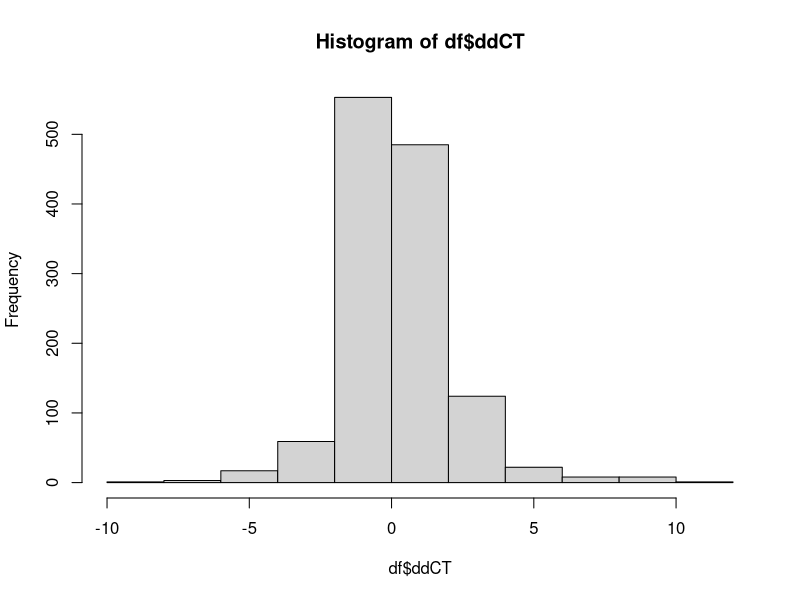

This chart was generated by the following R code: (Note: this script raises an error after producing the figure.)
## ---- chunk 1
set.seed(123)
df <- read.csv("ddCT.csv")



hist(df$ddCT)

df$Salinity <- gsub(6, "6 PSU", df$Salinity)
df$Salinity <- gsub(10, "10 PSU", df$Salinity)
df$Salinity <- factor(df$Salinity,  levels = c("6 PSU", "10 PSU"))
set.seed(123)

df$Chemical <- factor(df$Chemical,  levels = c("Control", "Bifenthrin", "Cyfluthrin", "Cyhalothrin"))
set.seed(123)
#1
arx_6_0 <- aov(ddCT ~ Chemical, df %>% filter(Salinity == "6 PSU", Generation == 0, Gene == "arx"))
summary(arx_6_0)
DunnettTest(ddCT ~ as.factor(Chemical), df %>% filter(Salinity == "6 PSU", Generation == 0, Gene == "arx"))
#2
HSD17_6_0 <- aov(ddCT ~ Chemical, df %>% filter(Salinity == "6 PSU", Generation == 0, Gene == "17bHSD"))
summary(HSD17_6_0)
DunnettTest(ddCT ~ as.factor(Chemical), df %>% filter(Salinity == "6 PSU", Generation == 0, Gene == "17bHSD"))
#3
igf2_6_0 <- aov(ddCT ~ Chemical, df %>% filter(Salinity == "6 PSU", Generation == 0, Gene == "igf2"))
summary(igf2_6_0)
#4
atp1_6_0 <- aov(ddCT ~ Chemical, df %>% filter(Salinity == "6 PSU", Generation == 0, Gene == "atp1"))
summary(atp1_6_0)
DunnettTest(ddCT ~ Chemical, df %>% filter(Salinity == "6 PSU", Generation == 0, Gene == "atp1"))
#5
atp2_6_0 <- aov(ddCT ~ Chemical, df %>% filter(Salinity == "6 PSU", Generation == 0, Gene == "atp2"))
summary(atp2_6_0)
#6
cyp1a1_6_0 <- aov(ddCT ~ Chemical, df %>% filter(Salinity == "6 PSU", Generation == 0, Gene == "cyp1a1"))
summary(cyp1a1_6_0)
#7
rps6_6_0 <- aov(ddCT ~ Chemical, df %>% filter(Salinity == "6 PSU", Generation == 0, Gene == "rps6"))
summary(rps6_6_0)
DunnettTest(ddCT ~ Chemical, df %>% filter(Salinity == "6 PSU", Generation == 0, Gene == "rps6"))
#8
dnmt3_6_0 <- aov(ddCT ~ Chemical, df %>% filter(Salinity == "6 PSU", Generation == 0, Gene == "dnmt3"))
summary(dnmt3_6_0)
#9
esr_6_0 <- aov(ddCT ~ Chemical, df %>% filter(Salinity == "6 PSU", Generation == 0, Gene == "esr"))
summary(esr_6_0)


df %>% filter(Gene == "cyp1a1", Chemical == "Control") %>%
  t_test(ddCT ~ (Salinity)) %>%
  adjust_pvalue(method = "bonferroni") %>%
  add_significance("p.adj")
## ---- chunk 2
set.seed(123)
df <- read.csv("ddCT.csv")

df$Salinity <- gsub("6", "6 PSU", df$Salinity)

df$Chemical <- factor(df$Chemical,  levels = c("Control", "Bifenthrin", "Cyfluthrin", "Cyhalothrin"))

#1
arx_10_0 <- aov(ddCT ~ Chemical, df %>% filter(Salinity == 10, Generation == 0, Gene == "arx"))
summary(arx_10_0)
DunnettTest(ddCT ~ as.factor(Chemical), df %>% filter(Salinity == 10, Generation == 0, Gene == "arx"))
#2
HSD17_10_0 <- aov(ddCT ~ Chemical, df %>% filter(Salinity == 10, Generation == 0, Gene == "17bHSD"))
summary(HSD17_10_0)
#DunnettTest(ddCT ~ as.factor(Chemical), df %>% filter(Salinity == 10, Generation == 0, Gene == "17bHSD"))
#3
igf2_10_0 <- aov(ddCT ~ Chemical, df %>% filter(Salinity == 10, Generation == 0, Gene == "igf2"))
summary(igf2_10_0)
#4
atp1_10_0 <- aov(ddCT ~ Chemical, df %>% filter(Salinity == 10, Generation == 0, Gene == "atp1"))
summary(atp1_10_0)
#DunnettTest(ddCT ~ Chemical, df %>% filter(Salinity == 10, Generation == 0, Gene == "atp1"))
#5
atp2_10_0 <- aov(ddCT ~ Chemical, df %>% filter(Salinity == 10, Generation == 0, Gene == "atp2"))
summary(atp2_10_0)
DunnettTest(ddCT ~ Chemical, df %>% filter(Salinity == 10, Generation == 0, Gene == "atp2"))
#6
cyp1a1_10_0 <- aov(ddCT ~ Chemical, df %>% filter(Salinity == 10, Generation == 0, Gene == "cyp1a1"))
summary(cyp1a1_10_0)
#7
rps6_10_0 <- aov(ddCT ~ Chemical, df %>% filter(Salinity == 10, Generation == 0, Gene == "rps6"))
summary(rps6_10_0)
#DunnettTest(ddCT ~ Chemical, df %>% filter(Salinity == 10, Generation == 0, Gene == "rps6"))
#8
dnmt3_10_0 <- aov(ddCT ~ Chemical, df %>% filter(Salinity == 10, Generation == 0, Gene == "dnmt3"))
summary(dnmt3_10_0)
#9
esr_10_0 <- aov(ddCT ~ Chemical, df %>% filter(Salinity == 10, Generation == 0, Gene == "esr"))
summary(esr_10_0)

## ---- chunk 3
set.seed(123)
df <- read.csv("ddCT.csv")

df$Salinity <- gsub("6", "6 PSU", df$Salinity)

df$Chemical <- factor(df$Chemical,  levels = c("Control", "Bifenthrin", "Cyfluthrin", "Cyhalothrin"))

#1
arx_6_1 <- aov(ddCT ~ Chemical, df %>% filter(Salinity == "6 PSU", Generation == 1, Gene == "arx"))
summary(arx_6_1)
#DunnettTest(ddCT ~ as.factor(Chemical), df %>% filter(Salinity == "6 PSU", Generation == 1, Gene == "arx"))
#2
HSD17_6_1 <- aov(ddCT ~ Chemical, df %>% filter(Salinity == "6 PSU", Generation == 1, Gene == "17bHSD"))
summary(HSD17_6_1)
DunnettTest(ddCT ~ as.factor(Chemical), df %>% filter(Salinity == "6 PSU", Generation == 1, Gene == "17bHSD"))
#3
igf2_6_1 <- aov(ddCT ~ Chemical, df %>% filter(Salinity == "6 PSU", Generation == 1, Gene == "igf2"))
summary(igf2_6_1)
DunnettTest(ddCT ~ as.factor(Chemical), df %>% filter(Salinity == "6 PSU", Generation == 1, Gene == "igf2"))
#4
atp1_6_1 <- aov(ddCT ~ Chemical, df %>% filter(Salinity == "6 PSU", Generation == 1, Gene == "atp1"))
summary(atp1_6_1)
#DunnettTest(ddCT ~ Chemical, df %>% filter(Salinity == "6 PSU", Generation == 1, Gene == "atp1"))
#5
atp2_6_1 <- aov(ddCT ~ Chemical, df %>% filter(Salinity == "6 PSU", Generation == 1, Gene == "atp2"))
summary(atp2_6_1)
#6
cyp1a1_6_1 <- aov(ddCT ~ Chemical, df %>% filter(Salinity == "6 PSU", Generation == 1, Gene == "cyp1a1"))
summary(cyp1a1_6_1)
DunnettTest(ddCT ~ Chemical, df %>% filter(Salinity == "6 PSU", Generation == 1, Gene == "cyp1a1"))
#7
rps6_6_1 <- aov(ddCT ~ Chemical, df %>% filter(Salinity == "6 PSU", Generation == 1, Gene == "rps6"))
summary(rps6_6_1)
DunnettTest(ddCT ~ Chemical, df %>% filter(Salinity == "6 PSU", Generation == 1, Gene == "rps6"))
#8
dnmt3_6_1 <- aov(ddCT ~ Chemical, df %>% filter(Salinity == "6 PSU", Generation == 1, Gene == "dnmt3"))
summary(dnmt3_6_1)
#9
esr_6_1 <- aov(ddCT ~ Chemical, df %>% filter(Salinity == "6 PSU", Generation == 1, Gene == "esr"))
summary(esr_6_1)

## ---- chunk 4
set.seed(123)
df <- read.csv("ddCT.csv")

df$Salinity <- gsub("6", "6 PSU", df$Salinity)

df$Chemical <- factor(df$Chemical,  levels = c("Control", "Bifenthrin", "Cyfluthrin", "Cyhalothrin"))

#1
arx_10_1 <- aov(ddCT ~ Chemical, df %>% filter(Salinity == 10, Generation == 1, Gene == "arx"))
summary(arx_10_1)
DunnettTest(ddCT ~ as.factor(Chemical), df %>% filter(Salinity == 10, Generation == 1, Gene == "arx"))
#2
HSD17_10_1 <- aov(ddCT ~ Chemical, df %>% filter(Salinity == 10, Generation == 1, Gene == "17bHSD"))
summary(HSD17_10_1)
#DunnettTest(ddCT ~ as.factor(Chemical), df %>% filter(Salinity == 10, Generation == 1, Gene == "17bHSD"))
#3
igf2_10_1 <- aov(ddCT ~ Chemical, df %>% filter(Salinity == 10, Generation == 1, Gene == "igf2"))
summary(igf2_10_1)
DunnettTest(ddCT ~ as.factor(Chemical), df %>% filter(Salinity == 10, Generation == 1, Gene == "igf2"))
#4
atp1_10_1 <- aov(ddCT ~ Chemical, df %>% filter(Salinity == 10, Generation == 1, Gene == "atp1"))
summary(atp1_10_1)
#DunnettTest(ddCT ~ Chemical, df %>% filter(Salinity == 10, Generation == 1, Gene == "atp1"))
#5
atp2_10_1 <- aov(ddCT ~ Chemical, df %>% filter(Salinity == 10, Generation == 1, Gene == "atp2"))
summary(atp2_10_1)
DunnettTest(ddCT ~ Chemical, df %>% filter(Salinity == 10, Generation == 1, Gene == "atp2"))
#6
cyp1a1_10_1 <- aov(ddCT ~ Chemical, df %>% filter(Salinity == 10, Generation == 1, Gene == "cyp1a1"))
summary(cyp1a1_10_1)
#7
rps6_10_1 <- aov(ddCT ~ Chemical, df %>% filter(Salinity == 10, Generation == 1, Gene == "rps6"))
summary(rps6_10_1)
#DunnettTest(ddCT ~ Chemical, df %>% filter(Salinity == 10, Generation == 1, Gene == "rps6"))
#8
dnmt3_10_1 <- aov(ddCT ~ Chemical, df %>% filter(Salinity == 10, Generation == 1, Gene == "dnmt3"))
summary(dnmt3_10_1)
DunnettTest(ddCT ~ Chemical, df %>% filter(Salinity == 10, Generation == 1, Gene == "dnmt3"))
#9
esr_10_1 <- aov(ddCT ~ Chemical, df %>% filter(Salinity == 10, Generation == 1, Gene == "esr"))
summary(esr_10_1)

## ---- chunk 5

df <- read.csv("ddCT.csv")
df$Salinity <- gsub("6", "6 PSU", df$Salinity)

df$Salinity <- gsub("10", "10 PSU", df$Salinity)

df$Gene <- gsub("dnmt3", "dnmt3a", df$Gene)

df$Gene <- gsub("17bHSD", "17β-hsd", df$Gene)

df$Gene <- gsub("atp1", "atp1a1", df$Gene)

df$Gene <- gsub("atp2", "atp1a2", df$Gene)

df$Salinity <- factor(df$Salinity, levels = c("6 PSU", "10 PSU"))
df$Chemical <- factor(df$Chemical,  levels = c("Control", "Bifenthrin", "Cyfluthrin", "Cyhalothrin"))

ggplot(df %>% filter(Generation == 0), aes(Chemical, ddCT, fill = Chemical))+
  geom_boxplot(aes(Chemical, ddCT, fill = Chemical), outlier.color = "grey55")+
  scale_fill_manual(values = c("goldenrod3", "royalblue1", "slateblue1", "springgreen4")) +
  theme_bw()+
  facet_grid(Salinity ~ Gene) +
  labs(y = "F0 ddCT", x = "Pyrethroid", fill = "Pyrethroid") +
  theme(axis.text.x= element_text(size=12, angle = 90), 
        plot.title = element_text(hjust = 0.5, size = 14),
        plot.subtitle = element_text(hjust = 0.5, size = 10),
        legend.position="none", 
        legend.text=element_blank(), legend.title=element_blank(), 
        axis.text.y= element_text(size=12), axis.title.x = element_text(size = 14), axis.title.y = element_text(size = 14), strip.text.x = element_text(size = 12),strip.text.y = element_text(size = 12))

ggsave("ddCT_0.png", height = 5, width = 7)


ggplot(df %>% filter(Salinity == 10, Generation == 0, Chemical != "Control"), aes(Gene, ddCT, fill = Gene))+
  geom_boxplot(aes(Gene, ddCT, fill = Gene))+
  scale_fill_manual(values = c("darkgoldenrod1", "royalblue1", "magenta", "springgreen4", "coral2", "darkolivegreen", "slateblue1", "midnightblue", "orangered")) +
  theme_bw()+
  facet_grid(Salinity ~ Chemical) +
  labs(y = "ddCT", x = "Gene", fill = "Gene") +
  theme(axis.text.x= element_text(size=12, angle = 90), 
        plot.title = element_text(hjust = 0.5, size = 14),
        plot.subtitle = element_text(hjust = 0.5, size = 10),
        axis.text.y= element_text(size=12), axis.title.x = element_text(size = 14), axis.title.y = element_text(size = 14), strip.text.x = element_text(size = 12),strip.text.y = element_text(size = 12))

ggsave("ddCT_10_0.png", height = 5, width = 7)


ggplot(df %>% filter(Generation == 1), aes(Chemical, ddCT, fill = Chemical))+
  geom_boxplot(aes(Chemical, ddCT, fill = Chemical), outlier.color = "grey55")+
  scale_fill_manual(values = c("darkgoldenrod1", "royalblue1", "slateblue1", "springgreen4")) +
  theme_bw()+
  facet_grid(Salinity ~ Gene) +
  labs(y = "F1 ddCT", x = "Pyrethroid", fill = "Pyrethroid") +
  theme(axis.text.x= element_text(size=12, angle = 90), 
        plot.title = element_text(hjust = 0.5, size = 14),
        plot.subtitle = element_text(hjust = 0.5, size = 10),
        legend.position="none", 
        legend.text=element_blank(), legend.title=element_blank(), 
        axis.text.y= element_text(size=12), axis.title.x = element_text(size = 14), axis.title.y = element_text(size = 14), strip.text.x = element_text(size = 12),strip.text.y = element_text(size = 12))

ggsave("ddCT_1.png", height = 5, width = 7)


ggplot(df %>% filter(Salinity == 10, Generation == 1, Chemical != "Control"), aes(Gene, ddCT, fill = Gene))+
  geom_boxplot(aes(Gene, ddCT, fill = Gene))+
  scale_fill_manual(values = c("darkgoldenrod1", "royalblue1", "slateblue1", "green", "coral2", "darkolivegreen", "darkmagenta", "dodgerblue", "forestgreen")) +
  theme_bw()+
  facet_wrap("Chemical") +
  labs(y = "ddCT", x = "Gene", fill = "Gene") +
  theme(axis.text.x= element_blank(), axis.ticks.x = element_blank(), 
        plot.title = element_text(hjust = 0.5, size = 14),
        plot.subtitle = element_text(hjust = 0.5, size = 10),
        legend.text=element_text(size=11), legend.title=element_text(size=12), 
        axis.text.y= element_text(size=12), axis.title.x = element_text(size = 14), axis.title.y = element_text(size = 14), strip.text.x = element_text(size = 12),strip.text.y = element_text(size = 12))

ggsave("ddCT_10_1.png", height = 5, width = 7)


## ---- chunk 6
set.seed(123)
df <- read.csv("ddCT.csv")

df$Chemical <- factor(df$Chemical,  levels = c("Control", "Bifenthrin", "Cyfluthrin", "Cyhalothrin"))

#1
arx_1 <- aov(ddCT ~ Chemical*Salinity, df %>% filter(Generation == 1, Gene == "arx"))
summary(arx_1)
#TukeyHSD(arx_1)
#2
arx_0 <- aov(ddCT ~ Chemical*as.factor(Salinity), df %>% filter(Generation == 0, Gene == "arx"))
summary(arx_0)
TukeyHSD(arx_0)

#3
bHSD_1 <- aov(ddCT ~ Chemical*as.factor(Salinity), df %>% filter(Generation == 1, Gene == "17bHSD"))
summary(bHSD_1)
TukeyHSD(bHSD_1)

#4 Bifenthrin 17bHSD increased gene expression in 10 PSU Bifenthrin to Control
bHSD_0 <- aov(ddCT ~ Chemical*as.factor(Salinity), df %>% filter(Generation == 0, Gene == "17bHSD"))
summary(bHSD_0)
TukeyHSD(bHSD_0)

#5 # sig dif between cyf and cyh 6 psu 
igf2_1 <- aov(ddCT ~ Chemical*as.factor(Salinity), df %>% filter(Generation == 1, Gene == "igf2"))
summary(igf2_1)
TukeyHSD(igf2_1)

#6 
igf2_0 <- aov(ddCT ~ Chemical*as.factor(Salinity), df %>% filter(Generation == 0, Gene == "igf2"))
summary(igf2_0)
#TukeyHSD(igf2_0)

#7
atp1_1 <- aov(ddCT ~ Chemical*as.factor(Salinity), df %>% filter(Generation == 1, Gene == "atp1"))
summary(atp1_1)
#TukeyHSD(atp1_1)

#8
atp1_0 <- aov(ddCT ~ Chemical*as.factor(Salinity), df %>% filter(Generation == 0, Gene == "atp1"))
summary(atp1_0)
TukeyHSD(atp1_0)

#9
atp2_1 <- aov(ddCT ~ Chemical*as.factor(Salinity), df %>% filter(Generation == 1, Gene == "atp2"))
summary(atp2_1)
#TukeyHSD(atp1_1)

#10
atp2_0 <- aov(ddCT ~ Chemical*as.factor(Salinity), df %>% filter(Generation == 0, Gene == "atp2"))
summary(atp2_1)
#TukeyHSD(igf2_0)

#11
rps6_1 <- aov(ddCT ~ Chemical*as.factor(Salinity), df %>% filter(Generation == 1, Gene == "rps6"))
summary(rps6_1)
TukeyHSD(rps6_1)

#12
rps6_0 <- aov(ddCT ~ Chemical*as.factor(Salinity), df %>% filter(Generation == 0, Gene == "rps6"))
summary(rps6_0)
TukeyHSD(rps6_0)

#13
esr_1 <- aov(ddCT ~ Chemical*as.factor(Salinity), df %>% filter(Generation == 1, Gene == "esr"))
summary(esr_1)
#TukeyHSD(esr_1)

#14
esr_0 <- aov(ddCT ~ Chemical*as.factor(Salinity), df %>% filter(Generation == 0, Gene == "esr"))
summary(esr_0)
#TukeyHSD(rps6_0)

#15
dnmt3_1 <- aov(ddCT ~ Chemical*as.factor(Salinity), df %>% filter(Generation == 1, Gene == "dnmt3"))
summary(dnmt3_1)
TukeyHSD(dnmt3_1)

#16
dnmt3_0 <- aov(ddCT ~ Chemical*as.factor(Salinity), df %>% filter(Generation == 0, Gene == "dnmt3"))
summary(dnmt3_0)
TukeyHSD(dnmt3_0)

#17
cyp1a1_1 <- aov(ddCT ~ Chemical*as.factor(Salinity), df %>% filter(Generation == 1, Gene == "cyp1a1"))
summary(cyp1a1_1)
TukeyHSD(cyp1a1_1)

#18
cyp1a1_0 <- aov(ddCT ~ Chemical*as.factor(Salinity), df %>% filter(Generation == 0, Gene == "cyp1a1"))
summary(cyp1a1_0)
#TukeyHSD(cyp1a1_0)

## ---- chunk 7
set.seed(123)
df <- read.csv("ddCT.csv")
df <- df %>% group_by(Gene) %>%
  mutate(row = row_number()) %>%
  tidyr::pivot_wider(names_from=Gene,values_from=ddCT) %>%
  dplyr::select(-row)

df$treat <- paste0(df$Salinity, "_", df$Chemical, "_F", df$Generation)

df_pca <- df[, c(4:12)]

#rownames(df_pca) <- df_pca$treat

pca <- prcomp(df_pca)
